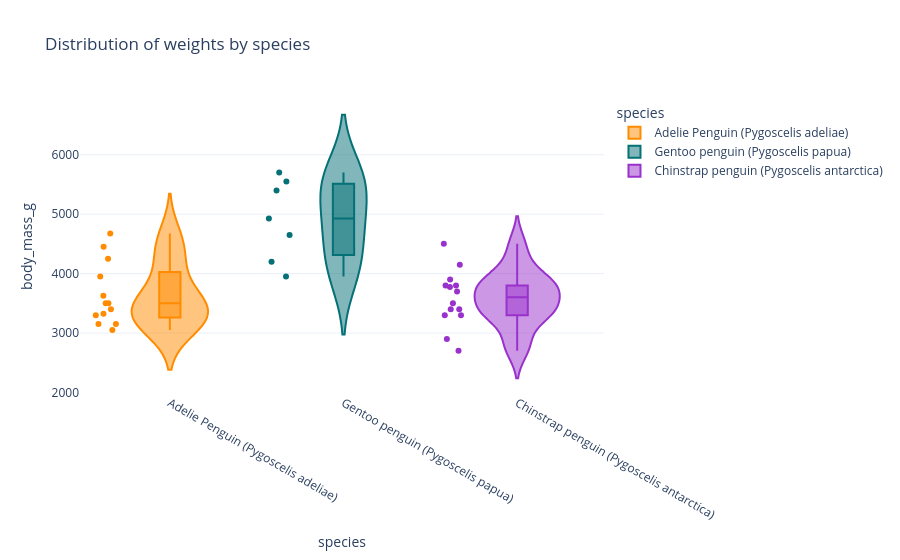

Notebook cell for this chart:
### Markdown cell above
# 2. EDA Visualizations (Directly run Notebook first)

### Code cell
# 1. Distribution: Weight by Species
fig1 = px.violin(df, y="body_mass_g", x="species", color="species", 
                 box=True, points="all", hover_data=df.columns,
                 title="Distribution of weights by species",
                 color_discrete_map=COLORS)
fig1.show()

### Figure 1 — Plotly figure (JSON) as saved in the notebook; plotly's stock layout.template omitted (floating-point values rounded to 4 significant figures)
{"data": [{"alignmentgroup": "True", "box": {"visible": true}, "customdata": [["Torgersen", 38.9, 17.8, 181, "FEMALE"], ["Torgersen", 39.2, 19.6, 195, "MALE"], ["Biscoe", 37.9, 18.6, 172, "FEMALE"], ["Biscoe", 40.5, 18.9, 180, "MALE"], ["Dream", 37.6, 19.3, 181, "FEMALE"], ["Torgersen", 35.9, 16.6, 190, "FEMALE"], ["Torgersen", 41.8, 19.4, 198, "MALE"], ["Torgersen", 36.2, 17.2, 187, "FEMALE"], ["Torgersen", 37.7, 19.8, 198, "MALE"], ["Torgersen", 38.5, 17.9, 190, "FEMALE"], ["Torgersen", 43.1, 19.2, 197, "MALE"], ["Dream", 37, 16.5, 185, "FEMALE"], ["Dream", 39.7, 17.9, 193, "MALE"]], "hovertemplate": "species=%{x}<br>body_mass_g=%{y}<br>island=%{customdata[0]}<br>bill_length_mm=%{customdata[1]}<br>bill_depth_mm=%{customdata[2]}<br>flipper_length_mm=%{customdata[3]}<br>sex=%{customdata[4]}<extra></extra>", "legendgroup": "Adelie Penguin (Pygoscelis adeliae)", "marker": {"color": "#FF8C00"}, "name": "Adelie Penguin (Pygoscelis adeliae)", "offsetgroup": "Adelie Penguin (Pygoscelis adeliae)", "orientation": "v", "points": "all", "scalegroup": "True", "showlegend": true, "type": "violin", "x": ["Adelie Penguin (Pygoscelis adeliae)", "Adelie Penguin (Pygoscelis adeliae)", "Adelie Penguin (Pygoscelis adeliae)", "Adelie Penguin (Pygoscelis adeliae)", "Adelie Penguin (Pygoscelis adeliae)", "Adelie Penguin (Pygoscelis adeliae)", "Adelie Penguin (Pygoscelis adeliae)", "Adelie Penguin (Pygoscelis adeliae)", "Adelie Penguin (Pygoscelis adeliae)", "Adelie Penguin (Pygoscelis adeliae)", "Adelie Penguin (Pygoscelis adeliae)", "Adelie Penguin (Pygoscelis adeliae)", "Adelie Penguin (Pygoscelis adeliae)"], "x0": " ", "xaxis": "x", "y": [3625.0, 4675.0, 3150.0, 3950.0, 3300.0, 3050.0, 4450.0, 3150.0, 3500.0, 3325.0, 3500.0, 3400.0, 4250.0], "y0": " ", "yaxis": "y"}, {"alignmentgroup": "True", "box": {"visible": true}, "customdata": [["Biscoe", 40.9, 13.7, 214, "FEMALE"], ["Biscoe", 49, 16.1, 216, "MALE"], ["Biscoe", 42.7, 13.7, 208, "FEMALE"], ["Biscoe", 49.6, 16, 225, "MALE"], ["Biscoe", 45.5, 13.9, 210, "FEMALE"], ["Biscoe", 50.5, 15.9, 225, "MALE"], ["Biscoe", 47.2, 13.7, 214, "FEMALE"]], "hovertemplate": "species=%{x}<br>body_mass_g=%{y}<br>island=%{customdata[0]}<br>bill_length_mm=%{customdata[1]}<br>bill_depth_mm=%{customdata[2]}<br>flipper_length_mm=%{customdata[3]}<br>sex=%{customdata[4]}<extra></extra>", "legendgroup": "Gentoo penguin (Pygoscelis papua)", "marker": {"color": "#057076"}, "name": "Gentoo penguin (Pygoscelis papua)", "offsetgroup": "Gentoo penguin (Pygoscelis papua)", "orientation": "v", "points": "all", "scalegroup": "True", "showlegend": true, "type": "violin", "x": ["Gentoo penguin (Pygoscelis papua)", "Gentoo penguin (Pygoscelis papua)", "Gentoo penguin (Pygoscelis papua)", "Gentoo penguin (Pygoscelis papua)", "Gentoo penguin (Pygoscelis papua)", "Gentoo penguin (Pygoscelis papua)", "Gentoo penguin (Pygoscelis papua)"], "x0": " ", "xaxis": "x", "y": [4650.0, 5550.0, 3950.0, 5700.0, 4200.0, 5400.0, 4925.0], "y0": " ", "yaxis": "y"}, {"alignmentgroup": "True", "box": {"visible": true}, "customdata": [["Dream", 46.5, 17.9, 192, "FEMALE"], ["Dream", 50, 19.5, 196, "MALE"], ["Dream", 50.3, 20, 197, "MALE"], ["Dream", 58, 17.8, 181, "FEMALE"], ["Dream", 43.2, 16.6, 187, "FEMALE"], ["Dream", 50.6, 19.4, 193, "MALE"], ["Dream", 46.7, 17.9, 195, "FEMALE"], ["Dream", 52, 19, 197, "MALE"], ["Dream", 50.5, 18.4, 200, "FEMALE"], ["Dream", 49.5, 19, 200, "MALE"], ["Dream", 46.9, 16.6, 192, "FEMALE"], ["Dream", 53.5, 19.9, 205, "MALE"], ["Dream", 43.5, 18.1, 202, "FEMALE"], ["Dream", 49.6, 18.2, 193, "MALE"]], "hovertemplate": "species=%{x}<br>body_mass_g=%{y}<br>island=%{customdata[0]}<br>bill_length_mm=%{customdata[1]}<br>bill_depth_mm=%{customdata[2]}<br>flipper_length_mm=%{customdata[3]}<br>sex=%{customdata[4]}<extra></extra>", "legendgroup": "Chinstrap penguin (Pygoscelis antarctica)", "marker": {"color": "#9932CC"}, "name": "Chinstrap penguin (Pygoscelis antarctica)", "offsetgroup": "Chinstrap penguin (Pygoscelis antarctica)", "orientation": "v", "points": "all", "scalegroup": "True", "showlegend": true, "type": "violin", "x": ["Chinstrap penguin (Pygoscelis antarctica)", "Chinstrap penguin (Pygoscelis antarctica)", "Chinstrap penguin (Pygoscelis antarctica)", "Chinstrap penguin (Pygoscelis antarctica)", "Chinstrap penguin (Pygoscelis antarctica)", "Chinstrap penguin (Pygoscelis antarctica)", "Chinstrap penguin (Pygoscelis antarctica)", "Chinstrap penguin (Pygoscelis antarctica)", "Chinstrap penguin (Pygoscelis antarctica)", "Chinstrap penguin (Pygoscelis antarctica)", "Chinstrap penguin (Pygoscelis antarctica)", "Chinstrap penguin (Pygoscelis antarctica)", "Chinstrap penguin (Pygoscelis antarctica)", "Chinstrap penguin (Pygoscelis antarctica)"], "x0": " ", "xaxis": "x", "y": [3500.0, 3900.0, 3300.0, 3700.0, 2900.0, 3800.0, 3300.0, 4150.0, 3400.0, 3800.0, 2700.0, 4500.0, 3400.0, 3775.0], "y0": " ", "yaxis": "y"}], "layout": {"legend": {"title": {"text": "species"}, "tracegroupgap": 0}, "title": {"text": "Distribution of weights by species"}, "violinmode": "overlay", "xaxis": {"anchor": "y", "categoryarray": ["Adelie Penguin (Pygoscelis adeliae)", "Gentoo penguin (Pygoscelis papua)", "Chinstrap penguin (Pygoscelis antarctica)"], "categoryorder": "array", "domain": [0, 1], "title": {"text": "species"}}, "yaxis": {"anchor": "x", "domain": [0, 1], "title": {"text": "body_mass_g"}}}}
